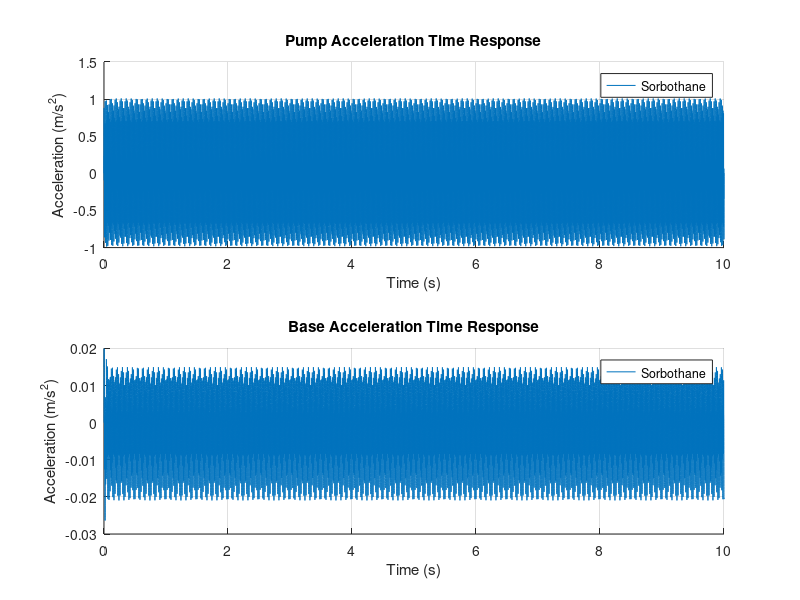
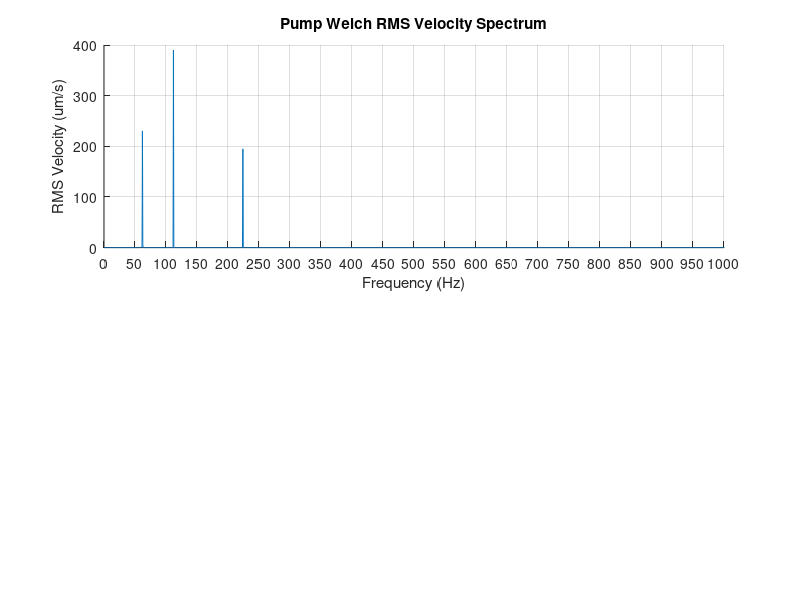

These figures' MATLAB source, in order: (Note: this script raises an error after producing the figures.)
% Variables (all units SI)
clear; clc; close all;
pkg load control
pkg load signal

% ----- Isolator selection -----
% Set to 1, 2, or 3 to choose which isolator is processed and plotted:
% 1 = Sorbothane, 2 = Air shock, 3 = Wire rope
% Set to 4 to process and plot all three isolators
isoSelect = 1;
% ------------------------------

Mpump = 75;
Mheatex = 7;
Mbase = 22*2;

Mdpm = 16000;
Mairbox = 4000;

Mopt = 877.8/2.2 % Mass of optical table top surface
KoptLeg = 1766396.89; % Ns/m
Kopt = KoptLeg*4 % Spring rate of all 4 optical table legs
ZoptLeg = 0.18265;
CoptLeg = 2 * ZoptLeg * sqrt(KoptLeg * Mopt);
Copt = CoptLeg*4 % Damping coefficient of all 4 optical table legs


% ------ Setup Selection ----
% Set to 1 to simulate lab optical table test setup
% Set to 2 to simulate DPM airbox only
% Set to 3 or other to simulate DPM
setup = 1;

m1 = Mpump + Mbase + Mheatex; % kg
if setup == 1
  m2 = Mopt;
elseif setup == 2
  m2 = Mairbox;
else
  m2 = Mdpm;
end

F1 = 60; % Estimated force amplitude (N)
f1 = 112; % forcing frequency (Hz)
w1 = 2*pi*f1; % forcing frequency (rad/s)

F2 = 20; % Estimated force amplitude (N)
f2 = 62; % forcing frequency (Hz)
w2 = 2*pi*f2; % forcing frequency (rad/s)

F3 = 60; % Estimated  force amplitude (N)
f3 = 224; % forcing frequency (Hz)
w3 = 2*pi*f3; % forcing frequency (rad/s)

isolators = {'Sorbothane','Air shock','Wire rope'};

% Resolve selection into the set of isolator indices to process/plot
if isoSelect == 4
    isoRange = 1:length(isolators);
else
    isoRange = isoSelect;
end

##k1_list = [166706.80*6, 35110.95*4, 101281.59*4];   % Researched Values N/m
##k1_list = [83829*6, 33125*4, 472333*4];   % Static Deflection Values N/m
k1_list = [9256*6, 33125*4, 47233*4];   % Match Tuned Values N/m
##z1_list = [0.18265*6, 0.05*4, 0.2*4]; % Researched Values Ns/m
z1_list = [0.18*6, 0.1*4, 0.2*4]; % Match Tuned Values Ns/m

% Estimate damping coefficients based on damping ratio, mass, and stiffness
% Single mass model assumption valid as m1 << m2 (meff = m1m2/(m1+m2))
c1_list = 2 .* z1_list .* sqrt(k1_list .* m1);    % Ns/m
k2 = Kopt;
c2 = Copt;
##k2 = 0; % Worst case model
##c2 = 0; % Worst case model

% Vibration specs
VrmsToXmag = 1.414*(1/w1);
vccMag = (12.5e-6)*VrmsToXmag;
vcdMag = (6.25e-6)*VrmsToXmag;

% VC limits
vccVrms = 12.5e-6;          % m/s RMS
vccVelocityPeak = sqrt(2)*vccVrms;  % m/s peak form

% Time response
s = tf('s');

for i = isoRange

    k1 = k1_list(i);
    c1 = c1_list(i);

    % Response to forcing
    len = 10; % Sample in seconds
    resolution = 10000; % Samples per second
    samples = len*resolution;

    t = linspace(0,len,samples);
    A = F1*sin(w1*t) + F2*sin(w2*t) + F3*sin(w3*t);

    % Set up transfer function (output/input)
    x2x1 = (c1*s + k1)/(m2*s^2 + (c1+c2)*s + (k1+k2));
    x2A = (c1*s + k1)/((m1*s^2 + c1*s + k1)*(m2*s^2 + (c1+c2)*s + (k1+k2)) - (c1*s + k1)); % Pump forcing input, DPM displacement output
    x2A_array{i} = x2A;
    x1A = x2A / x2x1;
    x1A_array{i} = x1A;

    a2A = s^2*x2A;      % acceleration transfer function
    a2A_array{i} = a2A;
    a1A = a2A / x2x1;
    a1A_array{i} = a1A;

    v2A = s*x2A;      % velocity transfer function
    v2A_array{i} = v2A;
    v1A = v2A / x2x1;
    v1A_array{i} = v1A;

    % Gain at operating frequency
    [mag, phase] = bode(x2A, w1);
    gain_dB = mag2db(mag);
##    pIso = (1 - mag(:)/1)*100

end

% Time response acceleration
figure(2);

colors = lines(length(isolators));

% Pump acceleration
subplot(2,1,1);
hold on
grid on
for i = isoRange
    acc1 = lsim(a1A_array{i}, A, t); % pump accel
    plot(t, acc1, 'Color', colors(i,:), 'DisplayName', isolators{i});
end
xlabel('Time (s)')
ylabel('Acceleration (m/s^2)')
title('Pump Acceleration Time Response')
legend('Location','northeast')
hold off

% Base acceleration
subplot(2,1,2);
hold on
grid on
for i = isoRange
    acc2 = lsim(a2A_array{i}, A, t); % base accel
    plot(t, acc2, 'Color', colors(i,:), 'DisplayName', isolators{i});
end
xlabel('Time (s)')
ylabel('Acceleration (m/s^2)')
title('Base Acceleration Time Response')
legend('Location','northeast')
hold off

% Welch PSD - RMS velocity spectrum
figure(5);

fs = resolution;                 % sampling frequency (Hz)
nfft = 2^15;                     % FFT length
window = hanning(nfft);
noverlap = 0.5;

% Enable coherent scaling of Welch PSD to RMS per bin
% RMS velocity per bin = sqrt(PSD * df)
df = fs/nfft;

% VC limit lines (RMS velocity, um/s)
vcC = 12.5;   % VC-C
vcD = 6.25;   % VC-D
vcE = 3.12;   % VC-E

% Pump velocity spectrum
subplot(2,1,1);
hold on
grid on
for i = isoRange
    vel1 = lsim(v1A_array{i}, A, t);   % pump velocity time response
    [Pxx, fw] = pwelch(vel1, window, noverlap, nfft, fs);
    vrms = sqrt(Pxx * df)*1e6;
    plot(fw, vrms, 'DisplayName', isolators{i});
end
xlabel('Frequency (Hz)')
ylabel('RMS Velocity (um/s)')
title('Pump Welch RMS Velocity Spectrum')
set(gca, 'XScale', 'linear', 'YScale', 'linear');
xlim([0 1000]);
xticks(0:50:1000);
yline(vcC, '--', 'VC-C');
yline(vcD, '--', 'VC-D');
yline(vcE, '--', 'VC-E');
##legend('Location','northeast')
hold off

% Base velocity spectrum
subplot(2,1,2);
hold on
grid on
for i = isoRange
    vel2 = lsim(v2A_array{i}, A, t);   % base velocity time response
    [Pxx, fw] = pwelch(vel2, window, noverlap, nfft, fs);
    vrms = sqrt(Pxx * df)*1e6;
    plot(fw, vrms, 'DisplayName', isolators{i});
end
xlabel('Frequency (Hz)')
ylabel('RMS Velocity (um/s)')
title('Base Welch RMS Velocity Spectrum')
set(gca, 'XScale', 'linear', 'YScale', 'linear');
xlim([0 1000]);
xticks(0:50:1000);
yline(vcC, '--', 'VC-C');
yline(vcD, '--', 'VC-D');
yline(vcE, '--', 'VC-E');
##legend('Location','northeast')
hold off

##% Time response position
##figure(1);
##hold on
##grid on
##for i = isoRange
##    iso = lsim(x2A_array{i}, A, t); % base accel
##    plot(t, iso, 'Color', colors(i,:), 'DisplayName', isolators{i});
##end
####fprintf('\n%s\n', isolators{i});
####fprintf('k1 = %.2f N/m, c1 = %.2f Ns/m\n', k1, c1);
####fprintf('Operating Freq = %.3f Hz (%.2f rad/s)\n', f, w);
####fprintf('Gain = %.3e (%.2f dB), Phase = %.2f deg\n', mag(:), gain_dB(:), phase(:));
####fprintf('\n');
##xlabel('Time (s)')
##ylabel('Displacement (m)')
##title('Displacement Time Response')
##legend('Location','northeast')
####% VC limit markers
####yline(vccMag, '--', 'VC-C', 'DisplayName', 'VC-C');
####yline(-vccMag, '--', 'HandleVisibility','off');
##hold off

##% Time response velocity
##figure(3);
##hold on
##grid on
##
##for i = isoRange
####    acc = lsim(v1A_array{i}, A, t); % plot pump accel
##    acc = lsim(v2A_array{i}, A, t); % plot base accel
##    plot(t, acc, 'DisplayName', isolators{i});
##end
##
##xlabel('Time (s)')
##ylabel('Velocity (m/s)')
##title('Velocity Time Response')
##legend('Location','northeast')
##
##% VC limit markers
##yline(vccVelocityPeak,'--','VC-C','DisplayName','VC-C');
##yline(-vccVelocityPeak,'--','HandleVisibility','off');
##
##hold off
##%%

##% Frequency response
##figure(4); clf
##hold on
##
##w_plot = logspace(0,3,1000); % rad/s
##
##for i = isoRange
##    [mag, ~] = bode(x2A_array{i}, w_plot);
##    mag = squeeze(mag);
##    semilogx(w_plot/(2*pi), mag2db(mag), 'DisplayName', isolators{i});
##end
##
##grid on
##xlabel('Frequency (Hz)')
##ylabel('Magnitude (dB)')
##title('Frequency Response')
##legend('Location','northeast')
##
##% Operating frequency marker
##xline(f, '--k', sprintf('Operating Freq = %.2f Hz', f), 'LabelVerticalAlignment', 'middle', 'LabelOrientation', 'horizontal');
##
##hold off
